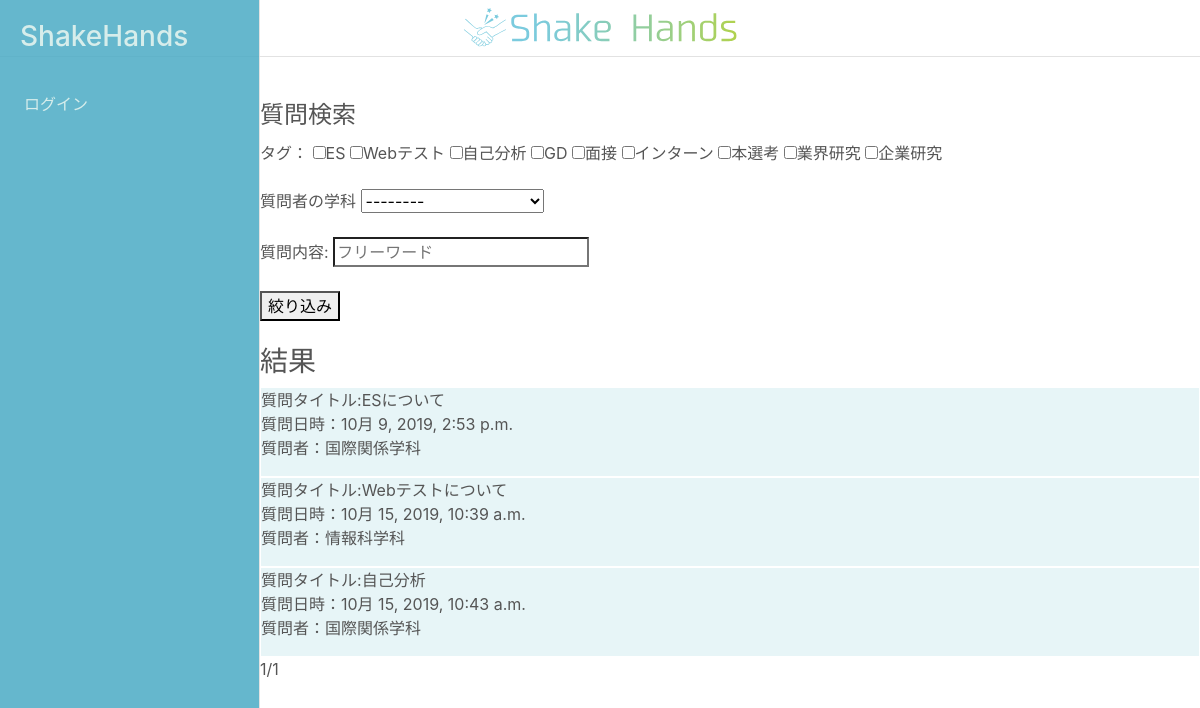
Before: /questionBoxes/search_questionbox/ with the older database file.
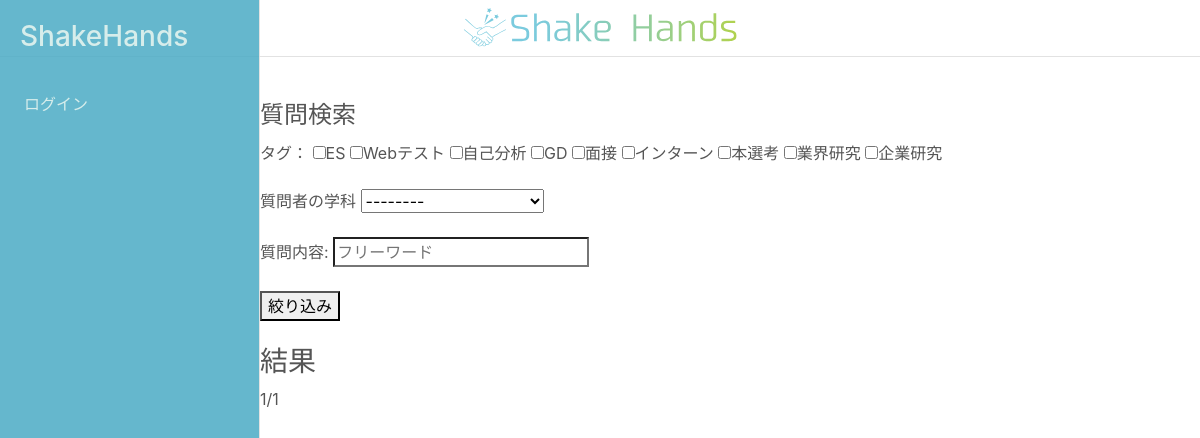
After: the same page with the newer database file.
### questionBoxes/models.py (models this page shows, shortened)
class Answer(models.Model):
    question = models.OneToOneField(Question, on_delete=models.CASCADE, related_name='question')
    advice = models.TextField("回答",blank=False, null=False)
    created_at = models.DateTimeField("回答日",default=timezone.now)
    def __str__(self):
        return self.advice

class Question(models.Model):
    id = models.UUIDField(primary_key=True, default=uuid.uuid4, editable=False)
    title = models.CharField(max_length=255)
    questionner = models.ForeignKey(User, on_delete=models.CASCADE, related_name='requester')
    answerer = models.ForeignKey(User, on_delete=models.CASCADE,related_name='replyer')
    text = models.TextField("質問",blank=False, null=False)
    created_at = models.DateTimeField("作成日",default=timezone.now)
    status = models.CharField("ステータス",max_length=1,choices=STATE_CHOICES,blank=False,default=1)
    index = models.ManyToManyField(QIndex)

### accounts/models.py (models this page shows, shortened)
class User(AbstractBaseUser, PermissionsMixin):
    id = models.UUIDField(primary_key=True, default=uuid.uuid4, editable=False)
    email = models.EmailField(_('email address'), unique=True)
    first_name = models.CharField(_('first name'), max_length=30, blank=False)
    last_name = models.CharField(_('last name'), max_length=150, blank=False)
    is_staff = models.BooleanField(
        _('staff status'),
        default=False,
        help_text=_(
            'Designates whether the user can log into this admin site.'),
    )
    is_active = models.BooleanField(
        _('active'),
        default=True,
        help_text=_(
            'Designates whether this user should be treated as active. '
            'Unselect this instead of deleting accounts.'
        ),
    )
    date_joined = models.DateTimeField(_('date joined'), default=timezone.now)
    objects = UserManager()
    EMAIL_FIELD = 'email'
    USERNAME_FIELD = 'email'
    REQUIRED_FIELDS = []
    class Meta:
        verbose_name = _('user')
        verbose_name_plural = _('users')

class UserSetting(models.Model):
    user = models.OneToOneField(User, on_delete=models.CASCADE)
    display_name = models.CharField("表示名",max_length=50,blank=True)
    icon_pic = models.ImageField( "アイコン画像" , upload_to='images/', blank=True, null=True)
    graduation_year = models.IntegerField("卒業年(西暦下2桁)",blank=False,validators=[MinValueValidator(0),MaxValueValidator(99)])
    course = models.CharField("所属学科",max_length=2,choices=COURSE_CHOICES,blank=False)

### questionBoxes/views.py (the view)
# urls.py: path('search_questionbox/',views.Search_question.as_view(),name='searchquestion')
class Search_question(generic.ListView):
    template_name='questionBoxes/search_questionbox.html'
    model = Answer
    paginate_by = 10
    def get_queryset(self):
        qs = Answer.objects.all()
        q_ans = self.request.GET.get('advice')
        q_tag = self.request.GET.getlist('tag')
        q_gakka=self.request.GET.get('gakka')
        if not len(q_tag)==0 and not len(q_ans)==0 and not len(q_gakka)==0:
            print("1")
            qs = qs.filter(
                Q(question__title__contains=q_ans)|Q(advice__contains=q_ans)|Q(question__text__contains=q_ans)|Q(question__index__in=q_tag)|Q(question__questionner__usersetting__course__contains=q_gakka)
                )
        elif not len(q_tag)==0 :
            print("2")
            qs= qs.filter(question__index__in=q_tag)
        elif q_ans is not None:
            print("3")
            qs = qs.filter(
                Q(question__title__contains=q_ans)|Q(advice__contains=q_ans)|Q(question__text__contains=q_ans)
                )
            qs = qs.filter(question__questionner__usersetting__course__contains=q_gakka)
        print(qs)
        return qs
    def get_context_data(self, **kwargs):
        context = super().get_context_data(**kwargs)
        ques= Question.objects.all()
        context['ques'] = ques
        return context

### questionBoxes/templates/questionBoxes/search_questionbox.html (shortened to what this page needs)
{% extends 'accounts/base.html' %}
{% load utility %}
{% load custom_filters %}
{% load static %}
{% block class %}
<link rel="stylesheet" href="{% static '/css/search_questionbox.css' %}">
{% endblock %}
{% block content %}
    <form method="get" action="" name="filter_form">
        <legend>質問検索</legend>
    <div>
        <p>タグ：
        <label><input type="checkbox" id="filter_tag" name="tag" value="1">ES</label>
        <label><input type="checkbox" id="filter_tag" name="tag" value="2">Webテスト</label>
        <label><input type="checkbox" id="filter_tag" name="tag" value="3">自己分析</label>
        <label><input type="checkbox" id="filter_tag" name="tag" value="4">GD</label>
        <label><input type="checkbox" id="filter_tag" name="tag" value="5">面接</label>
        <label><input type="checkbox" id="filter_tag" name="tag" value="6">インターン</label>
        <label><input type="checkbox" id="filter_tag" name="tag" value="7">本選考</label>
        <label><input type="checkbox" id="filter_tag" name="tag" value="8">業界研究</label>
        <label><input type="checkbox" id="filter_tag" name="tag" value="9">企業研究</label>
        </p>
    </div>
    <div>
    <span>質問者の学科</span>
        <select name="gakka" >
        <option value ="">--------</option>
        </select>
    </div>
    <br>
    <div>
        <span>質問内容:</span>
        <input type="search" id="filter_ans"
            name="advice"
            placeholder="フリーワード">
    </div>
    <br>
     <button id="filter">絞り込み</button>
    <div id="main">
    <br>
    <h3>結果</h3>
        <table　>
            {% for ques in object_list %}
            <div class ="questionLink">
                <p class="card-text">
                    質問タイトル:{{ques.question.title}}
                    <br>
                    質問日時：{{ques.question.created_at}}
                    <br>
                    質問者：{{ques.question.questionner.id|get_course}}
                </p>
                <a class="Link" href="{% url 'questionBoxes:detail' id=ques.question.pk %}"></a>
            </div>
            {% endfor %}
        </table>
    </div>
   {{ page_obj.number }}/{{ page_obj.paginator.num_pages }}
    {% endblock %}

Changed rows visible on the page:
removed Answer: question "ESについて", question.created_at "10月 9, 2019, 2:53 p.m.", question.questionner.id|get_course "国際関係学科"
removed Answer: question "Webテストについて", question.created_at "10月 15, 2019, 10:39 a.m.", question.questionner.id|get_course "情報科学科"
removed Answer: question "自己分析", question.created_at "10月 15, 2019, 10:43 a.m.", question.questionner.id|get_course "国際関係学科"
